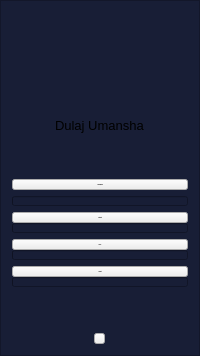
        <widget class="QFrame" name="frame_left">
         <property name="styleSheet">
          <string notr="true">QFrame{
	background-color: rgb(24, 30, 54);
}
QPushButton:hover{
	background-color: rgba(138, 65, 254, 50);
}
QProgressBar{
	background-color: rgb(24, 30, 54);
}</string>
         </property>
         <property name="frameShape">
          <enum>QFrame::StyledPanel</enum>
         </property>
         <property name="frameShadow">
          <enum>QFrame::Raised</enum>
         </property>
         <layout class="QGridLayout" name="gridLayout_3">
          <item row="0" column="0" colspan="2">
           <widget class="QPushButton" name="btn_account">
            <property name="minimumSize">
             <size>
              <width>50</width>
              <height>100</height>
             </size>
            </property>
            <property name="styleSheet">
             <string notr="true">QPushButton{
	border-radius:25px;
}</string>
            </property>
            <property name="text">
             <string/>
            </property>
            <property name="icon">
             <iconset resource="resource.qrc">
              <normaloff>:/icon/resource/icon/user.png</normaloff>:/icon/resource/icon/user.png</iconset>
            </property>
            <property name="iconSize">
             <size>
              <width>150</width>
              <height>150</height>
             </size>
            </property>
           </widget>
          </item>
          <item row="1" column="0" colspan="2" alignment="Qt::AlignHCenter">
           <widget class="QLabel" name="label_3">
            <property name="font">
             <font>
              <pointsize>10</pointsize>
             </font>
            </property>
            <property name="text">
             <string>Dulaj Umansha</string>
            </property>
           </widget>
          </item>
          <item row="3" column="0" colspan="2">
           <layout class="QVBoxLayout" name="verticalLayout_4">
            <item>
             <widget class="QPushButton" name="btn_dashboard">
              <property name="font">
               <font>
                <family>Inter UI</family>
                <pointsize>-1</pointsize>
                <bold>true</bold>
               </font>
              </property>
              <property name="text">
               <string>  Dashboard</string>
              </property>
              <property name="icon">
               <iconset resource="resource.qrc">
                <normaloff>:/icon/resource/icon/dashboard.png</normaloff>:/icon/resource/icon/dashboard.png</iconset>
              </property>
              <property name="iconSize">
               <size>
                <width>30</width>
                <height>30</height>
               </size>
              </property>
              <property name="autoDefault">
               <bool>false</bool>
              </property>
              <property name="default">
               <bool>false</bool>
              </property>
              <property name="flat">
               <bool>false</bool>
              </property>
             </widget>
            </item>
            <item>
             <widget class="QProgressBar" name="progressBar_dashboard">
              <property name="font">
               <font>
                <pointsize>1</pointsize>
                <bold>false</bold>
               </font>
              </property>
              <property name="autoFillBackground">
               <bool>false</bool>
              </property>
              <property name="value">
               <number>0</number>
              </property>
              <property name="textVisible">
               <bool>false</bool>
              </property>
              <property name="orientation">
               <enum>Qt::Horizontal</enum>
              </property>
              <property name="textDirection">
               <enum>QProgressBar::TopToBottom</enum>
              </property>
             </widget>
            </item>
           </layout>
          </item>
          <item row="4" column="0" colspan="2">
           <layout class="QVBoxLayout" name="verticalLayout_3">
            <property name="spacing">
             <number>0</number>
            </property>
            <item>
             <widget class="QPushButton" name="btn_extract">
              <property name="font">
               <font>
                <family>Inter UI</family>
                <pointsize>-1</pointsize>
                <bold>true</bold>
               </font>
              </property>
              <property name="text">
               <string>  Extract</string>
              </property>
              <property name="icon">
               <iconset resource="resource.qrc">
                <normaloff>:/icon/resource/icon/extract.png</normaloff>:/icon/resource/icon/extract.png</iconset>
              </property>
              <property name="iconSize">
               <size>
                <width>30</width>
                <height>30</height>
               </size>
              </property>
             </widget>
            </item>
            <item>
             <widget class="QProgressBar" name="progressBar_extract">
              <property name="font">
               <font>
                <pointsize>1</pointsize>
                <bold>false</bold>
               </font>
              </property>
              <property name="autoFillBackground">
               <bool>false</bool>
              </property>
              <property name="value">
               <number>0</number>
              </property>
              <property name="textVisible">
               <bool>false</bool>
              </property>
              <property name="orientation">
               <enum>Qt::Horizontal</enum>
              </property>
              <property name="textDirection">
               <enum>QProgressBar::TopToBottom</enum>
              </property>
             </widget>
            </item>
           </layout>
          </item>
          <item row="5" column="0" colspan="2">
           <layout class="QVBoxLayout" name="verticalLayout_2">
            <property name="spacing">
             <number>0</number>
            </property>
            <item>
             <widget class="QPushButton" name="btn_training">
              <property name="font">
               <font>
                <family>Inter UI</family>
                <pointsize>-1</pointsize>
                <bold>true</bold>
               </font>
              </property>
              <property name="text">
               <string>Train</string>
              </property>
              <property name="icon">
               <iconset resource="resource.qrc">
                <normaloff>:/icon/resource/icon/train.png</normaloff>:/icon/resource/icon/train.png</iconset>
              </property>
              <property name="iconSize">
               <size>
                <width>50</width>
                <height>50</height>
               </size>
              </property>
             </widget>
            </item>
            <item>
             <widget class="QProgressBar" name="progressBar_train">
              <property name="font">
               <font>
                <pointsize>1</pointsize>
                <bold>false</bold>
               </font>
              </property>
              <property name="autoFillBackground">
               <bool>false</bool>
              </property>
              <property name="value">
               <number>0</number>
              </property>
              <property name="textVisible">
               <bool>false</bool>
              </property>
              <property name="orientation">
               <enum>Qt::Horizontal</enum>
              </property>
              <property name="textDirection">
               <enum>QProgressBar::TopToBottom</enum>
              </property>
             </widget>
            </item>
           </layout>
          </item>
          <item row="6" column="0" colspan="2">
           <layout class="QVBoxLayout" name="verticalLayout">
            <property name="spacing">
             <number>0</number>
            </property>
            <item>
             <widget class="QPushButton" name="btn_collect">
              <property name="font">
               <font>
                <family>Inter UI</family>
                <pointsize>-1</pointsize>
                <bold>true</bold>
               </font>
              </property>
              <property name="text">
               <string>  Collect</string>
              </property>
              <property name="icon">
               <iconset resource="resource.qrc">
                <normaloff>:/icon/resource/icon/data-collection.png</normaloff>:/icon/resource/icon/data-collection.png</iconset>
              </property>
              <property name="iconSize">
               <size>
                <width>30</width>
                <height>30</height>
               </size>
              </property>
             </widget>
            </item>
            <item>
             <widget class="QProgressBar" name="progressBar_collcet">
              <property name="font">
               <font>
                <pointsize>1</pointsize>
                <bold>false</bold>
               </font>
              </property>
              <property name="autoFillBackground">
               <bool>false</bool>
              </property>
              <property name="value">
               <number>0</number>
              </property>
              <property name="textVisible">
               <bool>false</bool>
              </property>
              <property name="orientation">
               <enum>Qt::Horizontal</enum>
              </property>
              <property name="textDirection">
               <enum>QProgressBar::TopToBottom</enum>
              </property>
             </widget>
            </item>
           </layout>
          </item>
          <item row="8" column="0" colspan="2" alignment="Qt::AlignHCenter">
           <widget class="QPushButton" name="btn_setting">
            <property name="font">
             <font>
              <family>Inter UI</family>
              <pointsize>-1</pointsize>
             </font>
            </property>
            <property name="text">
             <string/>
            </property>
            <property name="icon">
             <iconset resource="resource.qrc">
              <normaloff>:/icon/resource/icon/setting.png</normaloff>:/icon/resource/icon/setting.png</iconset>
            </property>
            <property name="iconSize">
             <size>
              <width>25</width>
              <height>25</height>
             </size>
            </property>
           </widget>
          </item>
          <item row="7" column="0" colspan="2">
           <spacer name="verticalSpacer_2">
            <property name="orientation">
             <enum>Qt::Vertical</enum>
            </property>
            <property name="sizeHint" stdset="0">
             <size>
              <width>20</width>
              <height>40</height>
             </size>
            </property>
           </spacer>
          </item>
          <item row="2" column="0" colspan="2">
           <spacer name="verticalSpacer">
            <property name="orientation">
             <enum>Qt::Vertical</enum>
            </property>
            <property name="sizeHint" stdset="0">
             <size>
              <width>20</width>
              <height>40</height>
             </size>
            </property>
           </spacer>
          </item>
         </layout>
        </widget>
